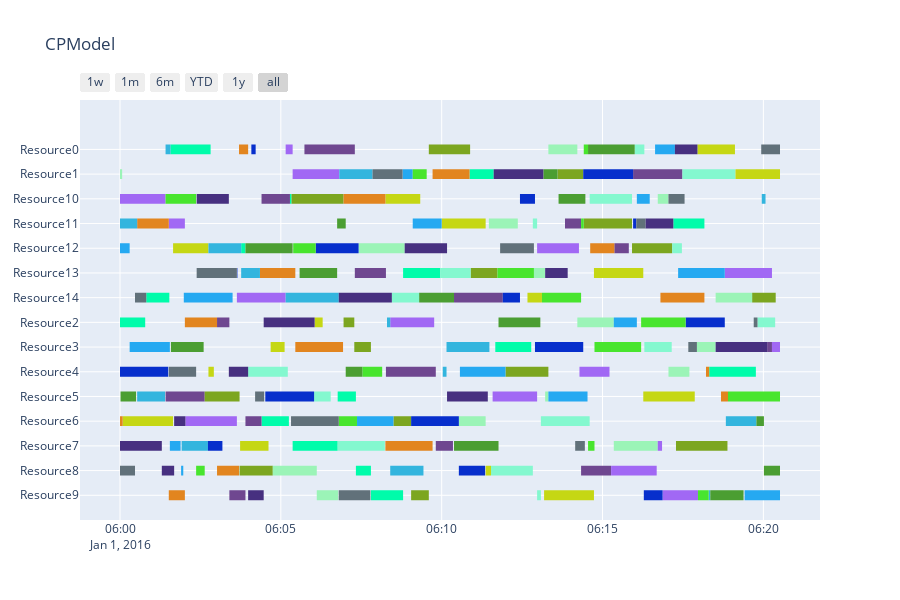

Notebook source saved alongside this figure:
### Markdown cell above
### Solve Taillard instances using CP-SAT

### Code cell
from jobshop.utils import get_data

durations, machines = get_data()
model = CPModel(durations, machines)
model.solve()
model.summary()
